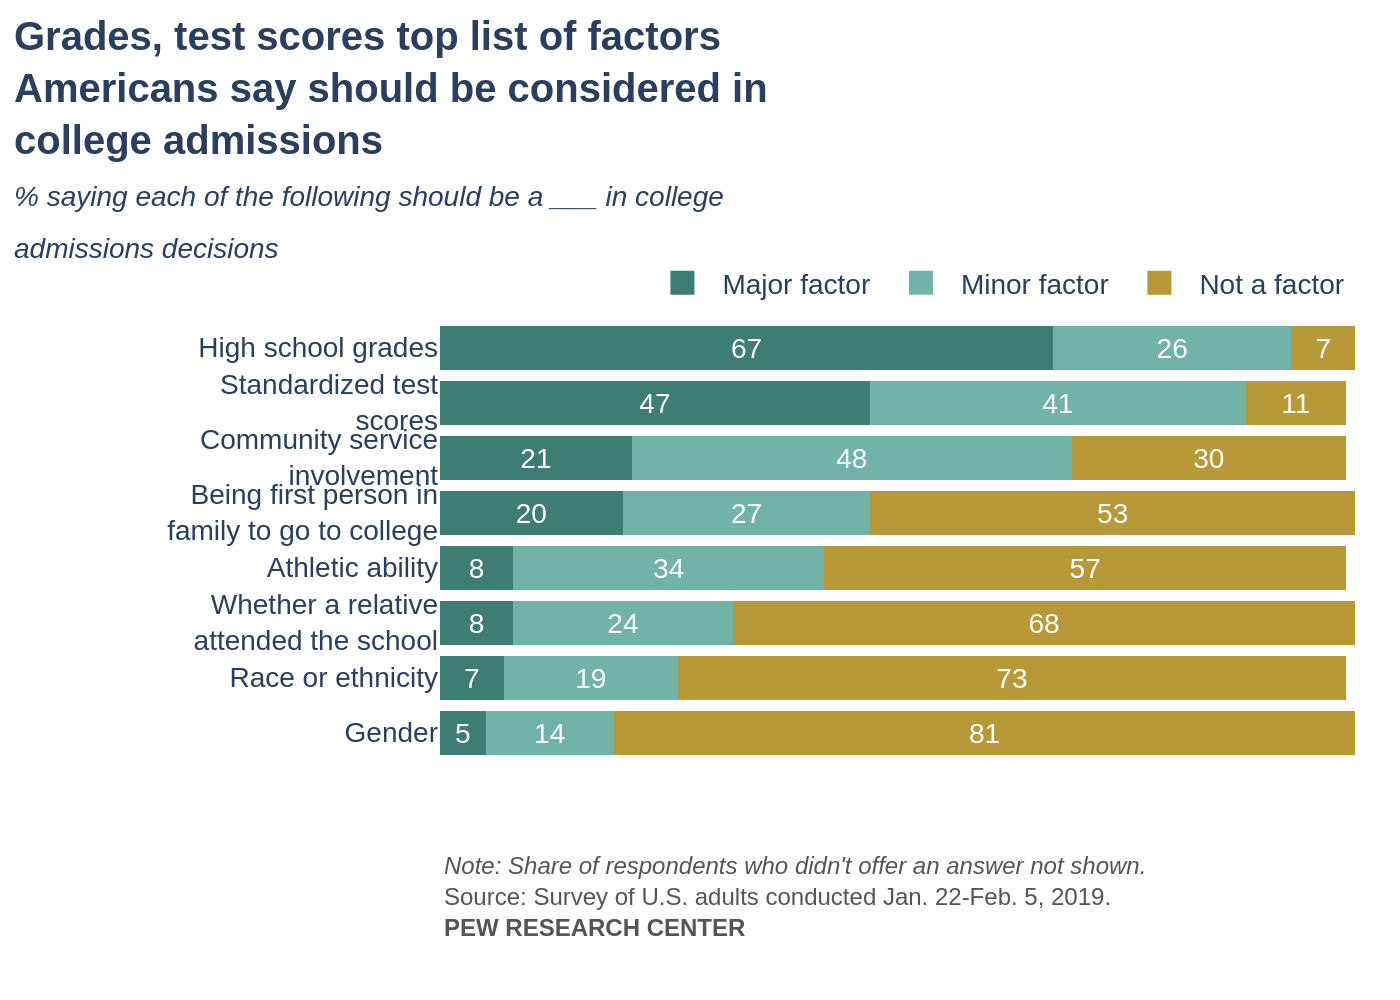

Write Python code to recreate this figure.
import sys
import json
import plotly.graph_objects as go
import os

if len(sys.argv) != 2:
    print("Usage: python generate_chart.py <json_file_path>")
    sys.exit(1)

json_file_path = sys.argv[1]

try:
    with open(json_file_path, 'r', encoding='utf-8') as f:
        chart_config = json.load(f)
except FileNotFoundError:
    print(f"Error: JSON file not found at {json_file_path}")
    sys.exit(1)
except json.JSONDecodeError:
    print(f"Error: Could not decode JSON from {json_file_path}")
    sys.exit(1)

# Prepare data for Plotly
chart_data = chart_config['chart_data']
texts = chart_config['texts']
colors = chart_config['colors']

y_categories = [item['category'] for item in chart_data]
traces = []

for i, series_name in enumerate(texts['legend_items']):
    x_values = [item['values'][i] for item in chart_data]
    traces.append(go.Bar(
        name=series_name,
        y=y_categories,
        x=x_values,
        orientation='h',
        marker=dict(color=colors[i], line=dict(width=0)),
        text=x_values,
        textposition='inside',
        insidetextanchor='middle',
        textfont=dict(color='white', size=14, family='Arial'),
        hovertemplate='%{y}: %{x}%<extra></extra>'
    ))

# Create layout
title_text = f"<b>{texts['title']}</b><br><span style='font-style: italic; font-size: 14px;'>{texts['subtitle']}</span>"
footer_text = f"<span style='font-style: italic;'>{texts['note']}</span><br>{texts['source']}<br><b>{texts['footer']}</b>"

layout = go.Layout(
    barmode='stack',
    title=dict(
        text=title_text,
        x=0.01,
        xanchor='left',
        y=0.95,
        yanchor='top',
        font=dict(size=20, family='Arial')
    ),
    xaxis=dict(
        showgrid=False,
        showline=False,
        showticklabels=False,
        zeroline=False,
        range=[0, 100.5]
    ),
    yaxis=dict(
        showgrid=False,
        showline=False,
        autorange='reversed',
        tickfont=dict(size=14, family='Arial')
    ),
    legend=dict(
        orientation='h',
        yanchor='bottom',
        y=1.01,
        xanchor='left',
        x=0.22,
        traceorder='normal',
        font=dict(size=14, family='Arial'),
        bgcolor='rgba(0,0,0,0)'
    ),
    font=dict(family='Arial'),
    plot_bgcolor='white',
    paper_bgcolor='white',
    margin=dict(l=220, r=20, t=160, b=120),
    annotations=[
        dict(
            text=footer_text,
            showarrow=False,
            xref='paper',
            yref='paper',
            x=0,
            y=-0.20,
            xanchor='left',
            yanchor='top',
            align='left',
            font=dict(size=12, color='#555555')
        )
    ]
)

fig = go.Figure(data=traces, layout=layout)

# Generate output filename from JSON path
base_filename = os.path.splitext(os.path.basename(json_file_path))[0]
output_filename = f"{base_filename}.png"

fig.write_image(output_filename, scale=2)

print(f"Chart saved as {output_filename}")
